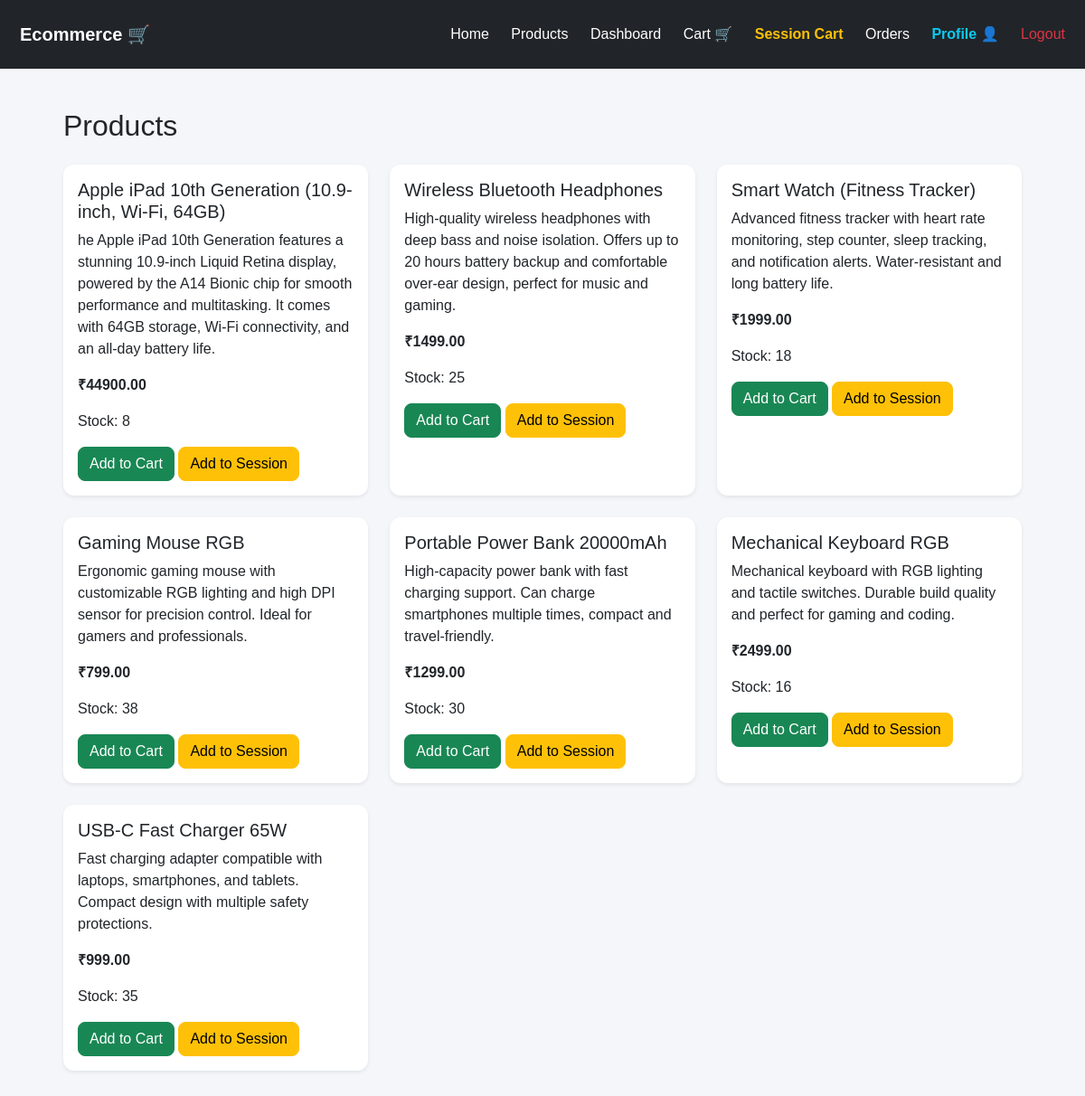
Screenshot of /products/ with the database file from the repository.
### shop/models.py (models this page shows, shortened)
class Product(models.Model):
    name = models.CharField(max_length=100)
    description = models.TextField()
    price = models.DecimalField(max_digits=10, decimal_places=2)
    stock = models.IntegerField()

### shop/views.py (the view)
# urls.py: path('products/', views.product_list, name='products'),
def product_list(request):
    products = Product.objects.all()
    return render(request, 'products.html', {'products': products})

### shop/templates/products.html
{% extends 'base.html' %}
{% block content %}
<h2 class="mb-4">Products</h2>
<div class="row">
{% for product in products %}
<div class="col-md-4 mb-4">
    <div class="card h-100 shadow-sm">
        <div class="card-body">
            <h5 class="card-title">{{ product.name }}</h5>
            <p class="card-text">{{ product.description }}</p>
            <p><b>₹{{ product.price }}</b></p>
            <p>Stock: {{ product.stock }}</p>
            <a href="{% url 'add_to_cart' product.id %}" class="btn btn-success">Add to Cart </a>
            <a href="{% url 'add_to_session_cart' product.id %}" class="btn btn-warning">Add to Session</a>
        </div>
    </div>
</div>
{% endfor %}
</div>
{% endblock %}

### shop/templates/base.html (shortened to what this page needs)
<!DOCTYPE html>
<html>
<head>
    <link href="https://cdn.jsdelivr.net/npm/bootstrap@5.3.0/dist/css/bootstrap.min.css" rel="stylesheet">
</head>
<body>
<nav class="navbar navbar-expand-lg navbar-dark bg-dark">
  <div class="container-fluid">
    <a class="navbar-brand fw-bold" href="/">Ecommerce 🛒</a>
    <div>
      <a class="nav-link d-inline text-white" href="{% url 'home' %}">Home</a>
      <a class="nav-link d-inline text-white" href="{% url 'products' %}">Products</a>
      <a class="nav-link d-inline text-white" href="{% url 'dashboard' %}">Dashboard</a>
      <a class="nav-link d-inline text-white" href="{% url 'cart' %}">Cart 🛒</a>
      <a class="nav-link d-inline text-warning fw-bold" href="{% url 'session_cart' %}">
        Session Cart
      </a>
      <a class="nav-link d-inline text-white" href="{% url 'orders' %}">Orders</a>
      <a class="nav-link d-inline text-info fw-bold" href="{% url 'profile' %}">
        Profile 👤
      </a>
      <a class="nav-link d-inline text-danger" href="{% url 'logout' %}">Logout</a>
    </div>
  </div>
</nav>
<div class="container mt-4">
    {% block content %}
    {% endblock %}
</div>
</body>
</html>

### shop/templates/base.html (style rules this page uses)
body { font-family: Arial; background: #f4f6f9; }
nav a { color: white; margin: 10px; text-decoration: none; }
.container { padding: 20px; max-width: 1100px; margin: auto; }
.card { border: none; border-radius: 12px; background: white; box-shadow: 0 6px 18px rgba(0,0,0,0.08); transition: 0.3s; }
.btn { border-radius: 8px; }

### rows the page displays
Product: name "Apple iPad 10th Generation (10.9-inch, Wi-Fi, 64GB)", description "he Apple iPad 10th Generation features a stunning 10.9-inch Liquid Retina display, powered by the A14 Bionic chip for smooth performance and multitasking. It comes with 64GB storage, Wi-Fi connectivity, and an all-day battery life.", price "44900.00", stock "8"
Product: name "Wireless Bluetooth Headphones", description "High-quality wireless headphones with deep bass and noise isolation. Offers up to 20 hours battery backup and comfortable over-ear design, perfect for music and gaming.", price "1499.00", stock "25"
Product: name "Smart Watch (Fitness Tracker)", description "Advanced fitness tracker with heart rate monitoring, step counter, sleep tracking, and notification alerts. Water-resistant and long battery life.", price "1999.00", stock "18"
Product: name "Gaming Mouse RGB", description "Ergonomic gaming mouse with customizable RGB lighting and high DPI sensor for precision control. Ideal for gamers and professionals.", price "799.00", stock "38"
Product: name "Portable Power Bank 20000mAh", description "High-capacity power bank with fast charging support. Can charge smartphones multiple times, compact and travel-friendly.", price "1299.00", stock "30"
Product: name "Mechanical Keyboard RGB", description "Mechanical keyboard with RGB lighting and tactile switches. Durable build quality and perfect for gaming and coding.", price "2499.00", stock "16"
Product: name "USB-C Fast Charger 65W", description "Fast charging adapter compatible with laptops, smartphones, and tablets. Compact design with multiple safety protections.", price "999.00", stock "35"
